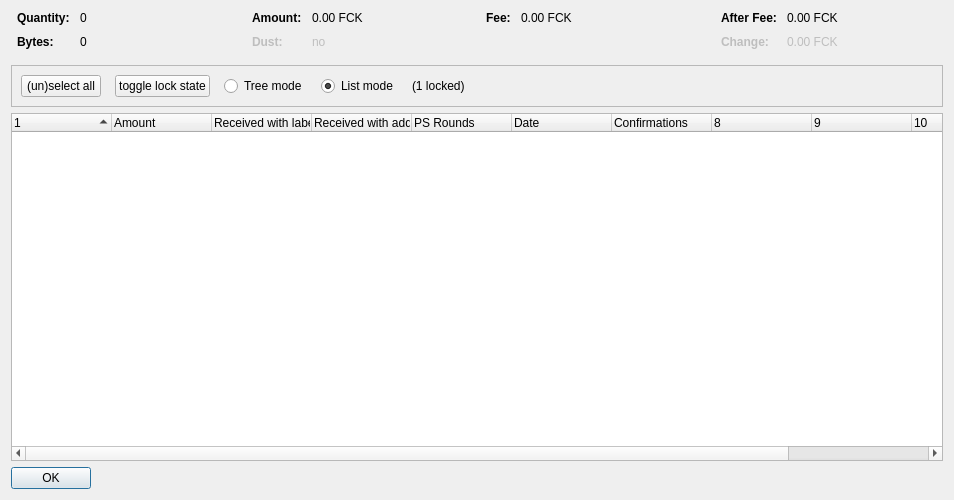
<?xml version="1.0" encoding="UTF-8"?>
<ui version="4.0">
 <class>CoinControlDialog</class>
 <widget class="QDialog" name="CoinControlDialog">
  <property name="geometry">
   <rect>
    <x>0</x>
    <y>0</y>
    <width>954</width>
    <height>500</height>
   </rect>
  </property>
  <property name="windowTitle">
   <string>Coin Selection</string>
  </property>
  <layout class="QVBoxLayout" name="verticalLayout">
   <item>
    <layout class="QHBoxLayout" name="horizontalLayoutTop" stretch="0,0,0,0">
     <property name="topMargin">
      <number>0</number>
     </property>
     <property name="bottomMargin">
      <number>10</number>
     </property>
     <item>
      <layout class="QFormLayout" name="formLayoutCoinControl1">
       <property name="horizontalSpacing">
        <number>10</number>
       </property>
       <property name="verticalSpacing">
        <number>10</number>
       </property>
       <property name="leftMargin">
        <number>6</number>
       </property>
       <property name="rightMargin">
        <number>6</number>
       </property>
       <item row="0" column="0">
        <widget class="QLabel" name="labelCoinControlQuantityText">
         <property name="font">
          <font>
           <weight>75</weight>
           <bold>true</bold>
          </font>
         </property>
         <property name="text">
          <string>Quantity:</string>
         </property>
        </widget>
       </item>
       <item row="0" column="1">
        <widget class="QLabel" name="labelCoinControlQuantity">
         <property name="cursor">
          <cursorShape>IBeamCursor</cursorShape>
         </property>
         <property name="contextMenuPolicy">
          <enum>Qt::ActionsContextMenu</enum>
         </property>
         <property name="text">
          <string notr="true">0</string>
         </property>
         <property name="textInteractionFlags">
          <set>Qt::LinksAccessibleByMouse|Qt::TextSelectableByKeyboard|Qt::TextSelectableByMouse</set>
         </property>
        </widget>
       </item>
       <item row="1" column="0">
        <widget class="QLabel" name="labelCoinControlBytesText">
         <property name="font">
          <font>
           <weight>75</weight>
           <bold>true</bold>
          </font>
         </property>
         <property name="text">
          <string>Bytes:</string>
         </property>
        </widget>
       </item>
       <item row="1" column="1">
        <widget class="QLabel" name="labelCoinControlBytes">
         <property name="cursor">
          <cursorShape>IBeamCursor</cursorShape>
         </property>
         <property name="contextMenuPolicy">
          <enum>Qt::ActionsContextMenu</enum>
         </property>
         <property name="text">
          <string notr="true">0</string>
         </property>
         <property name="textInteractionFlags">
          <set>Qt::LinksAccessibleByMouse|Qt::TextSelectableByKeyboard|Qt::TextSelectableByMouse</set>
         </property>
        </widget>
       </item>
      </layout>
     </item>
     <item>
      <layout class="QFormLayout" name="formLayoutCoinControl2">
       <property name="horizontalSpacing">
        <number>10</number>
       </property>
       <property name="verticalSpacing">
        <number>10</number>
       </property>
       <property name="leftMargin">
        <number>6</number>
       </property>
       <property name="rightMargin">
        <number>6</number>
       </property>
       <item row="0" column="0">
        <widget class="QLabel" name="labelCoinControlAmountText">
         <property name="font">
          <font>
           <weight>75</weight>
           <bold>true</bold>
          </font>
         </property>
         <property name="text">
          <string>Amount:</string>
         </property>
        </widget>
       </item>
       <item row="0" column="1">
        <widget class="QLabel" name="labelCoinControlAmount">
         <property name="cursor">
          <cursorShape>IBeamCursor</cursorShape>
         </property>
         <property name="contextMenuPolicy">
          <enum>Qt::ActionsContextMenu</enum>
         </property>
         <property name="text">
          <string notr="true">0.00 FCK</string>
         </property>
         <property name="textInteractionFlags">
          <set>Qt::LinksAccessibleByMouse|Qt::TextSelectableByKeyboard|Qt::TextSelectableByMouse</set>
         </property>
        </widget>
       </item>
       <item row="1" column="0">
        <widget class="QLabel" name="labelCoinControlLowOutputText">
         <property name="enabled">
          <bool>false</bool>
         </property>
         <property name="font">
          <font>
           <weight>75</weight>
           <bold>true</bold>
          </font>
         </property>
         <property name="text">
          <string>Dust:</string>
         </property>
        </widget>
       </item>
       <item row="1" column="1">
        <widget class="QLabel" name="labelCoinControlLowOutput">
         <property name="enabled">
          <bool>false</bool>
         </property>
         <property name="cursor">
          <cursorShape>IBeamCursor</cursorShape>
         </property>
         <property name="contextMenuPolicy">
          <enum>Qt::ActionsContextMenu</enum>
         </property>
         <property name="text">
          <string notr="true">no</string>
         </property>
         <property name="textInteractionFlags">
          <set>Qt::LinksAccessibleByMouse|Qt::TextSelectableByKeyboard|Qt::TextSelectableByMouse</set>
         </property>
        </widget>
       </item>
      </layout>
     </item>
     <item>
      <layout class="QFormLayout" name="formLayoutCoinControl3">
       <property name="horizontalSpacing">
        <number>10</number>
       </property>
       <property name="verticalSpacing">
        <number>10</number>
       </property>
       <property name="leftMargin">
        <number>6</number>
       </property>
       <property name="rightMargin">
        <number>6</number>
       </property>
       <item row="0" column="0">
        <widget class="QLabel" name="labelCoinControlFeeText">
         <property name="font">
          <font>
           <weight>75</weight>
           <bold>true</bold>
          </font>
         </property>
         <property name="text">
          <string>Fee:</string>
         </property>
        </widget>
       </item>
       <item row="0" column="1">
        <widget class="QLabel" name="labelCoinControlFee">
         <property name="cursor">
          <cursorShape>IBeamCursor</cursorShape>
         </property>
         <property name="contextMenuPolicy">
          <enum>Qt::ActionsContextMenu</enum>
         </property>
         <property name="text">
          <string notr="true">0.00 FCK</string>
         </property>
         <property name="textInteractionFlags">
          <set>Qt::LinksAccessibleByMouse|Qt::TextSelectableByKeyboard|Qt::TextSelectableByMouse</set>
         </property>
        </widget>
       </item>
      </layout>
     </item>
     <item>
      <layout class="QFormLayout" name="formLayoutCoinControl4">
       <property name="horizontalSpacing">
        <number>10</number>
       </property>
       <property name="verticalSpacing">
        <number>10</number>
       </property>
       <property name="leftMargin">
        <number>6</number>
       </property>
       <property name="rightMargin">
        <number>6</number>
       </property>
       <item row="0" column="0">
        <widget class="QLabel" name="labelCoinControlAfterFeeText">
         <property name="font">
          <font>
           <weight>75</weight>
           <bold>true</bold>
          </font>
         </property>
         <property name="text">
          <string>After Fee:</string>
         </property>
        </widget>
       </item>
       <item row="0" column="1">
        <widget class="QLabel" name="labelCoinControlAfterFee">
         <property name="cursor">
          <cursorShape>IBeamCursor</cursorShape>
         </property>
         <property name="contextMenuPolicy">
          <enum>Qt::ActionsContextMenu</enum>
         </property>
         <property name="text">
          <string notr="true">0.00 FCK</string>
         </property>
         <property name="textInteractionFlags">
          <set>Qt::LinksAccessibleByMouse|Qt::TextSelectableByKeyboard|Qt::TextSelectableByMouse</set>
         </property>
        </widget>
       </item>
       <item row="1" column="0">
        <widget class="QLabel" name="labelCoinControlChangeText">
         <property name="enabled">
          <bool>false</bool>
         </property>
         <property name="font">
          <font>
           <weight>75</weight>
           <bold>true</bold>
          </font>
         </property>
         <property name="text">
          <string>Change:</string>
         </property>
        </widget>
       </item>
       <item row="1" column="1">
        <widget class="QLabel" name="labelCoinControlChange">
         <property name="enabled">
          <bool>false</bool>
         </property>
         <property name="cursor">
          <cursorShape>IBeamCursor</cursorShape>
         </property>
         <property name="contextMenuPolicy">
          <enum>Qt::ActionsContextMenu</enum>
         </property>
         <property name="text">
          <string notr="true">0.00 FCK</string>
         </property>
         <property name="textInteractionFlags">
          <set>Qt::LinksAccessibleByMouse|Qt::TextSelectableByKeyboard|Qt::TextSelectableByMouse</set>
         </property>
        </widget>
       </item>
      </layout>
     </item>
    </layout>
   </item>
   <item>
    <widget class="QFrame" name="frame">
     <property name="minimumSize">
      <size>
       <width>0</width>
       <height>40</height>
      </size>
     </property>
     <property name="frameShape">
      <enum>QFrame::StyledPanel</enum>
     </property>
     <property name="frameShadow">
      <enum>QFrame::Sunken</enum>
     </property>
     <layout class="QHBoxLayout" name="horizontalLayout">
      <item>
       <layout class="QHBoxLayout" name="horizontalLayoutPanel" stretch="0,0,0,0,0,0">
        <property name="spacing">
         <number>14</number>
        </property>
        <item>
         <widget class="QPushButton" name="pushButtonSelectAll">
          <property name="sizePolicy">
           <sizepolicy hsizetype="Maximum" vsizetype="Fixed">
            <horstretch>0</horstretch>
            <verstretch>0</verstretch>
           </sizepolicy>
          </property>
          <property name="text">
           <string>(un)select all</string>
          </property>
          <property name="autoDefault">
           <bool>false</bool>
          </property>
         </widget>
        </item>
        <item>
         <widget class="QPushButton" name="pushButtonToggleLock">
          <property name="sizePolicy">
           <sizepolicy hsizetype="Maximum" vsizetype="Fixed">
            <horstretch>0</horstretch>
            <verstretch>0</verstretch>
           </sizepolicy>
          </property>
          <property name="text">
           <string>toggle lock state</string>
          </property>
          <property name="autoDefault">
           <bool>false</bool>
          </property>
         </widget>
        </item>
        <item>
         <widget class="QRadioButton" name="radioTreeMode">
          <property name="sizePolicy">
           <sizepolicy hsizetype="Maximum" vsizetype="Fixed">
            <horstretch>0</horstretch>
            <verstretch>0</verstretch>
           </sizepolicy>
          </property>
          <property name="text">
           <string>Tree mode</string>
          </property>
         </widget>
        </item>
        <item>
         <widget class="QRadioButton" name="radioListMode">
          <property name="sizePolicy">
           <sizepolicy hsizetype="Maximum" vsizetype="Fixed">
            <horstretch>0</horstretch>
            <verstretch>0</verstretch>
           </sizepolicy>
          </property>
          <property name="text">
           <string>List mode</string>
          </property>
          <property name="checked">
           <bool>true</bool>
          </property>
         </widget>
        </item>
        <item>
         <widget class="QLabel" name="labelLocked">
          <property name="text">
           <string>(1 locked)</string>
          </property>
         </widget>
        </item>
        <item>
         <spacer name="horizontalSpacer">
          <property name="orientation">
           <enum>Qt::Horizontal</enum>
          </property>
          <property name="sizeHint" stdset="0">
           <size>
            <width>40</width>
            <height>20</height>
           </size>
          </property>
         </spacer>
        </item>
       </layout>
      </item>
     </layout>
    </widget>
   </item>
   <item>
    <widget class="CoinControlTreeWidget" name="treeWidget">
     <property name="contextMenuPolicy">
      <enum>Qt::CustomContextMenu</enum>
     </property>
     <property name="sortingEnabled">
      <bool>false</bool>
     </property>
     <property name="columnCount">
      <number>11</number>
     </property>
     <attribute name="headerShowSortIndicator" stdset="0">
      <bool>true</bool>
     </attribute>
     <attribute name="headerStretchLastSection">
      <bool>false</bool>
     </attribute>
     <column>
      <property name="text">
       <string/>
      </property>
     </column>
     <column>
      <property name="text">
       <string>Amount</string>
      </property>
     </column>
     <column>
      <property name="text">
       <string>Received with label</string>
      </property>
     </column>
     <column>
      <property name="text">
       <string>Received with address</string>
      </property>
     </column>
     <column>
      <property name="text">
       <string>PS Rounds</string>
      </property>
     </column>
     <column>
      <property name="text">
       <string>Date</string>
      </property>
     </column>
     <column>
      <property name="text">
       <string>Confirmations</string>
      </property>
      <property name="toolTip">
       <string>Confirmed</string>
      </property>
     </column>
     <column>
      <property name="text">
       <string/>
      </property>
     </column>
     <column>
      <property name="text">
       <string/>
      </property>
     </column>
     <column>
      <property name="text">
       <string/>
      </property>
     </column>
     <column>
      <property name="text">
       <string/>
      </property>
     </column>
    </widget>
   </item>
   <item>
    <widget class="QDialogButtonBox" name="buttonBox">
     <property name="sizePolicy">
      <sizepolicy hsizetype="Maximum" vsizetype="Fixed">
       <horstretch>0</horstretch>
       <verstretch>0</verstretch>
      </sizepolicy>
     </property>
     <property name="orientation">
      <enum>Qt::Horizontal</enum>
     </property>
     <property name="standardButtons">
      <set>QDialogButtonBox::Ok</set>
     </property>
    </widget>
   </item>
  </layout>
 </widget>
 <customwidgets>
  <customwidget>
   <class>CoinControlTreeWidget</class>
   <extends>QTreeWidget</extends>
   <header>coincontroltreewidget.h</header>
  </customwidget>
 </customwidgets>
 <resources/>
 <connections/>
</ui>
